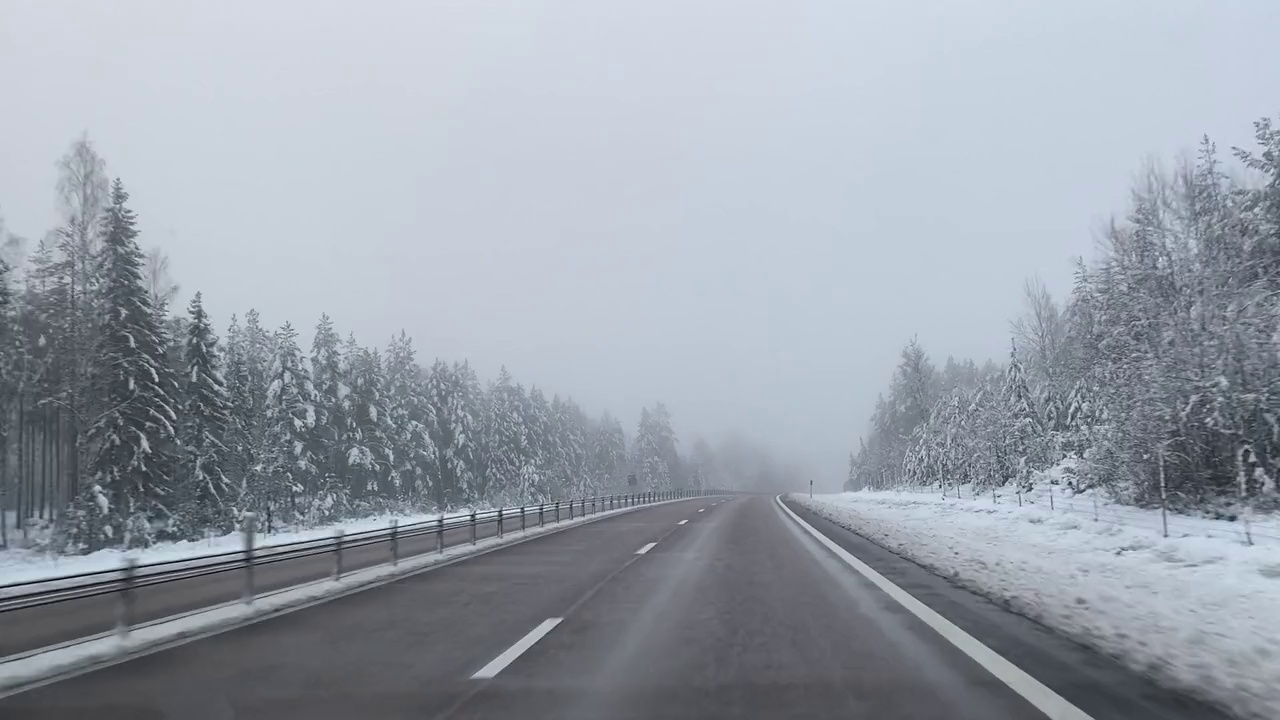
#> input picture test/Driving_fog.jpg, 1280 x 720 px
$ python roiTest.py
#> lines starting #> are read from the running program, lines starting #| are printed output that depends on the picture
import cv2  # opencv 사용
import numpy as np

img = cv2.imread("Driving_fog.jpg")
#> img is the input picture: shape (720, 1280, 3); mean B, G, R 170.2, 160.3, 153.4
height, width = img.shape[:2]
#> height = 720; width = 1280
print(width, height)
#| 1280 720


def roi(image, vertices, color=255):
    mask = np.zeros_like(image)
    cv2.fillPoly(mask, vertices, color)
    cv2.imshow('mask', mask)

    ROI_IMG = cv2.bitwise_and(image, mask)

    return ROI_IMG


vertices = np.array(
    [[(370, height), (width / 2 + 45, height / 2 + 145), (width / 2 + 160, height / 2 + 145),
      (width - 150, height)]],
    dtype=np.int32)
roi_img = roi(img, vertices)
#> in roi, `cv2.fillPoly(mask, vertices, color)`:
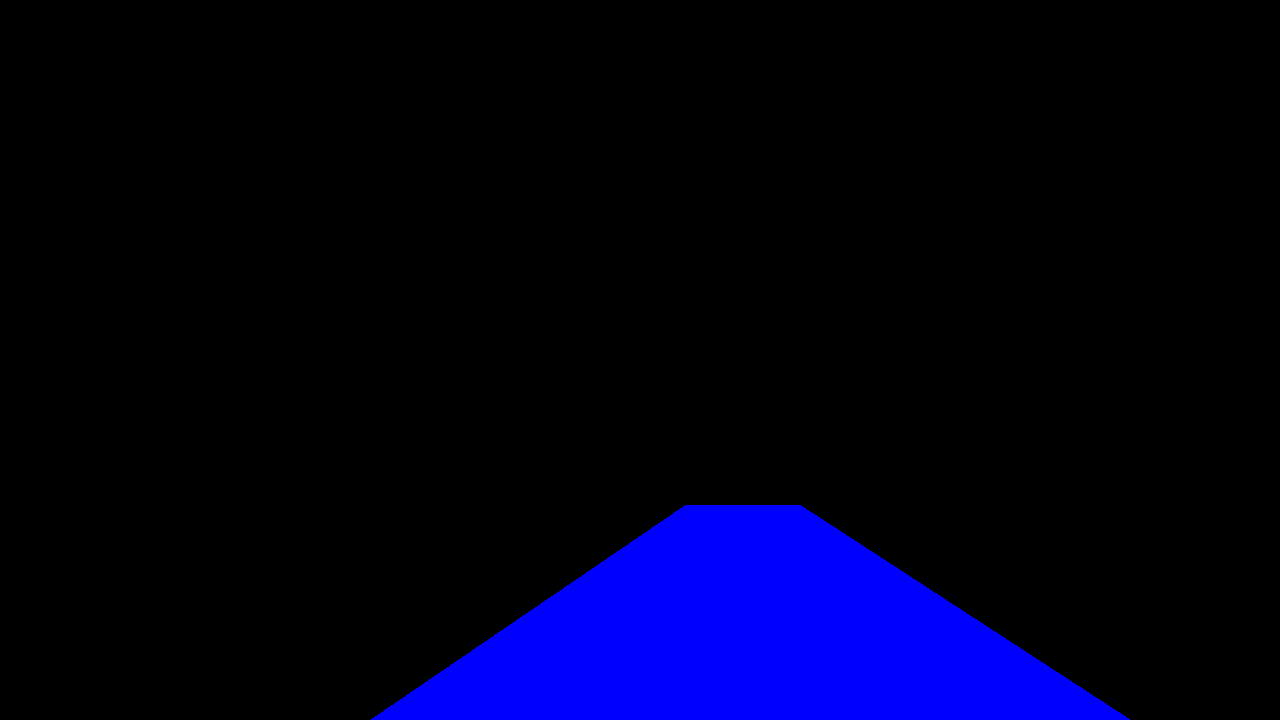
#> mask: shape (720, 1280, 3); mean of channels 0, 1, 2 26.1, 0, 0; drawn as B, G, R
#> in roi, `ROI_IMG = cv2.bitwise_and(image, mask)`:
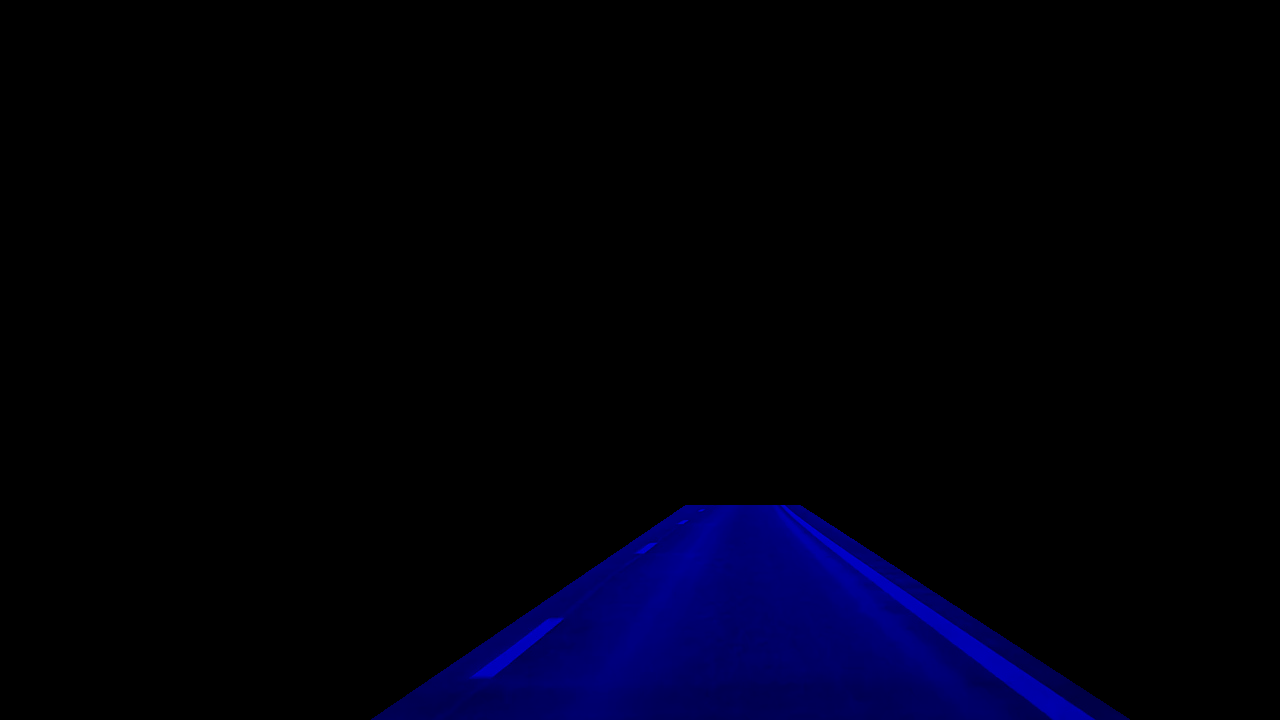
#> ROI_IMG: shape (720, 1280, 3); mean B, G, R 11.3, 0, 0
mark = np.copy(roi_img)

cv2.imshow("roi", mark)
cv2.waitKey()
cv2.destroyAllWindows()
